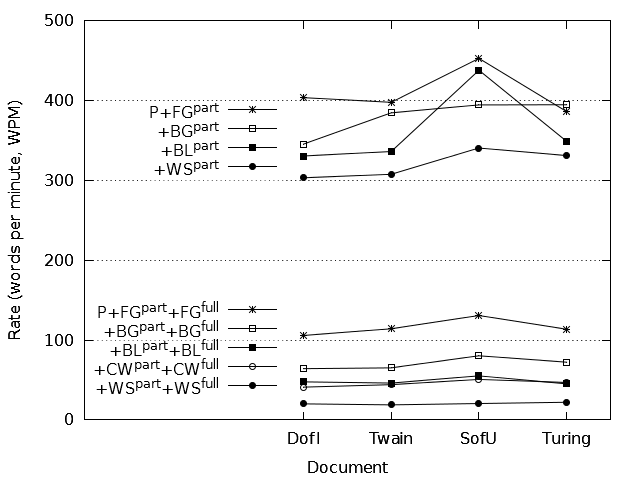

Reproduce this figure in gnuplot.
terminal = "pngcairo"
output = "type-all-fgbg.png"

set datafile missing "-"

schemeCount = 6
fileCount = 4

if (exists("terminal")) {
	set terminal terminal enhanced mono solid
}
else {
	set terminal windows enhanced monochrome solid
}

if (exists("output")) set output output

#set title "Document Type Performance for Multiple Schemes"
set style data linespoints
set key autotitle columnhead

set ylabel "Rate (words per minute, WPM)"
set yrange [ 0 : 500 ]
set ytics 100
set grid ytics

set xlabel "Document"
set xrange [ -2.5 : fileCount - 0.5 ]

set multiplot

set key at -0.2, 400 right
plot for [ i = 1 : schemeCount ] "spd-all-fg.dat" using 3 : xticlabels(1) index i - 1 pointtype i + 2

set key at -0.2, 150 right
plot for [ i = 1 : schemeCount ] "spd-all-bg.dat" using 3 : xticlabels(1) index i - 1 pointtype i + 2

unset multiplot
